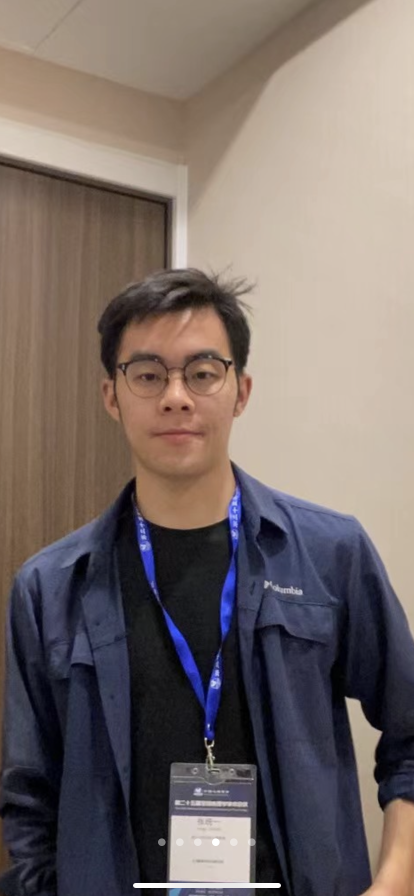
#> input picture profile1.png, 828 x 1792 px (shown at 1/2 size)
$ jupyter execute code.ipynb
#> lines starting #> are read from the running program, lines starting #| are printed output that depends on the picture
#> the answer given: 1
[cell 1]
from PIL import Image
import os

def resize_image_to_828x828(input_file, output_file=None):
    """
    将图片调整为828×828像素

    参数:
    input_file: 输入文件路径 (如 "profile1.png")
    output_file: 输出文件路径 (如 "profile.png")，如果为None则覆盖原文件
    """
#> called with input_file = 'profile1.png', output_file = 'profile.png'

    if output_file is None:
        output_file = input_file

    try:
        # 打开原图片
        with Image.open(input_file) as img:
#> img is the input picture: PIL image 828x1792 RGB; mean R, G, B 118.8, 107, 103.4
            print(f"原图片信息:")
            print(f"  文件: {input_file}")
            print(f"  尺寸: {img.size}")
#|   尺寸: (828, 1792)
            print(f"  模式: {img.mode}")
#|   模式: RGB
            print(f"  格式: {img.format}")
#|   格式: PNG

            # 调整大小为828×828
            resized_img = img.resize((720, 720), Image.Resampling.LANCZOS)
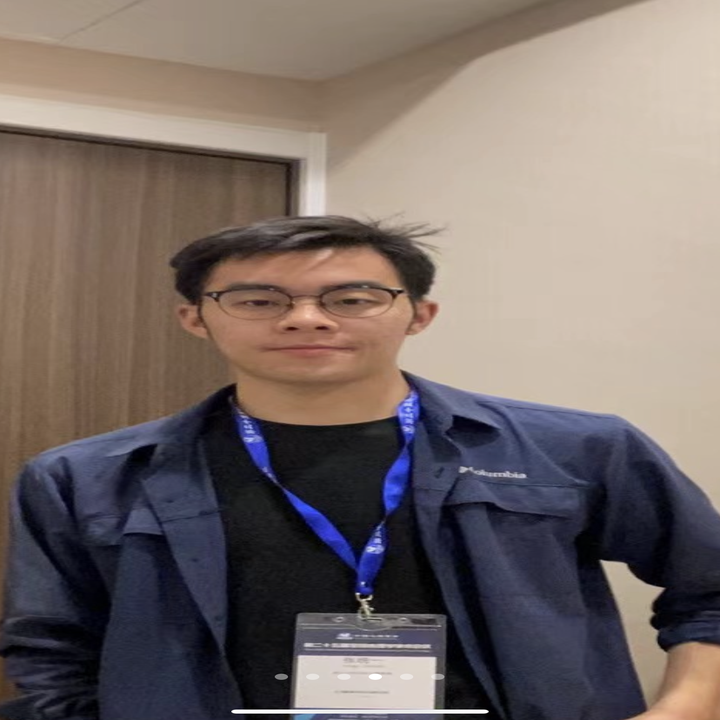
#> resized_img: PIL image 720x720 RGB; mean R, G, B 118.8, 107, 103.4

            # 保存调整后的图片
            resized_img.save(output_file, format='PNG', optimize=True)

            print(f"\n调整完成!")
            print(f"  新文件: {output_file}")
            print(f"  新尺寸: 828×828")

    except FileNotFoundError:
        print(f"错误: 找不到文件 '{input_file}'")
    except Exception as e:
        print(f"处理失败: {e}")

# [72 lines left out: functions resize_with_aspect_ratio, resize_and_crop_center, not called in this run]

# 使用示例
if __name__ == "__main__":
    input_file = "profile1.png"
    output_file = "profile.png"

    print("选择调整方式:")
    print("1. 直接拉伸到828×828 (可能变形)")
    print("2. 保持宽高比，居中显示 (可能有白边)")
    print("3. 裁剪中心部分到828×828 (可能裁掉边缘)")

    choice = input("请选择 (1/2/3): ").strip()

    if choice == "1":
        resize_image_to_828x828(input_file, output_file)
    elif choice == "2":
        resize_with_aspect_ratio(input_file, output_file)
    elif choice == "3":
        resize_and_crop_center(input_file, output_file)
    else:
        print("无效选择，使用默认方式(直接拉伸)")
        resize_image_to_828x828(input_file, output_file)

# 或者直接调用函数
# resize_image_to_828x828("profile1.png", "profile.png")
